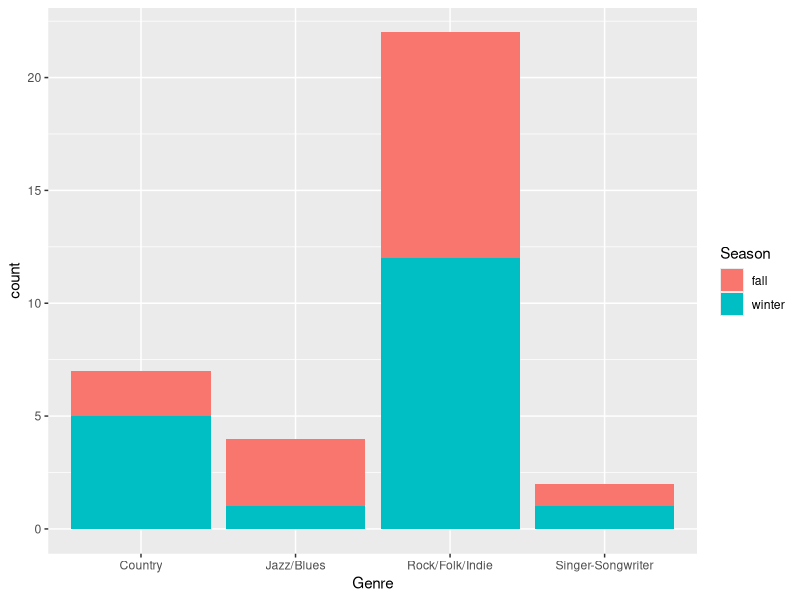
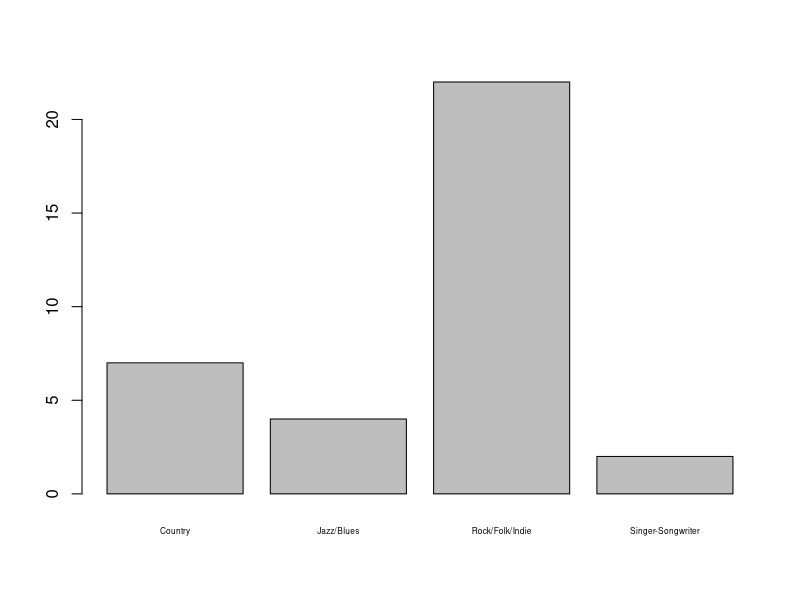
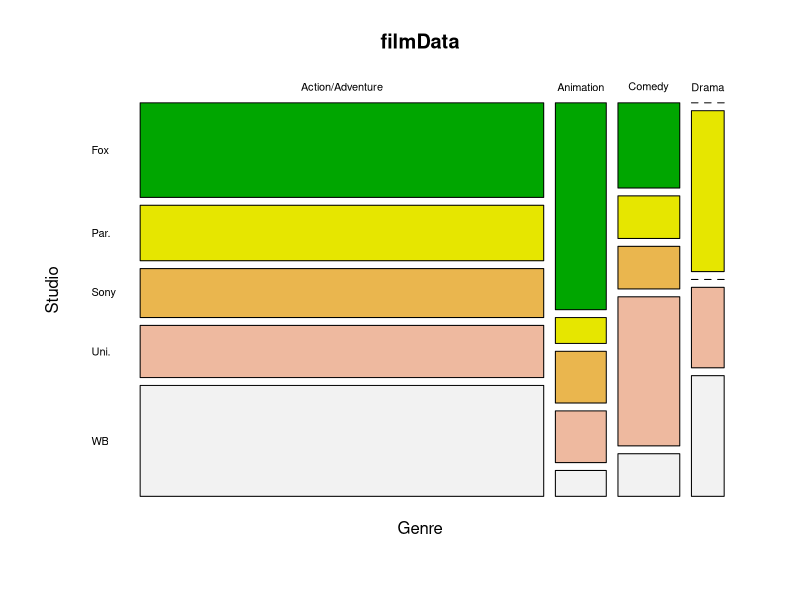
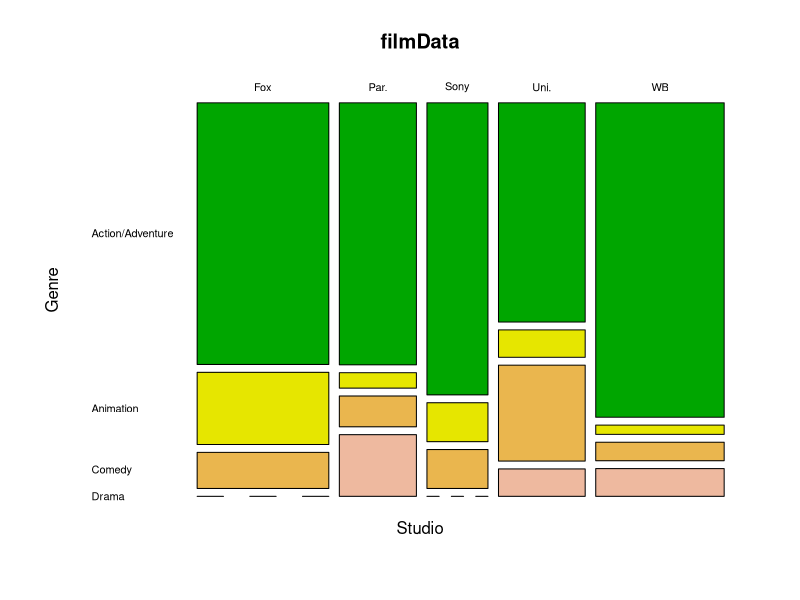
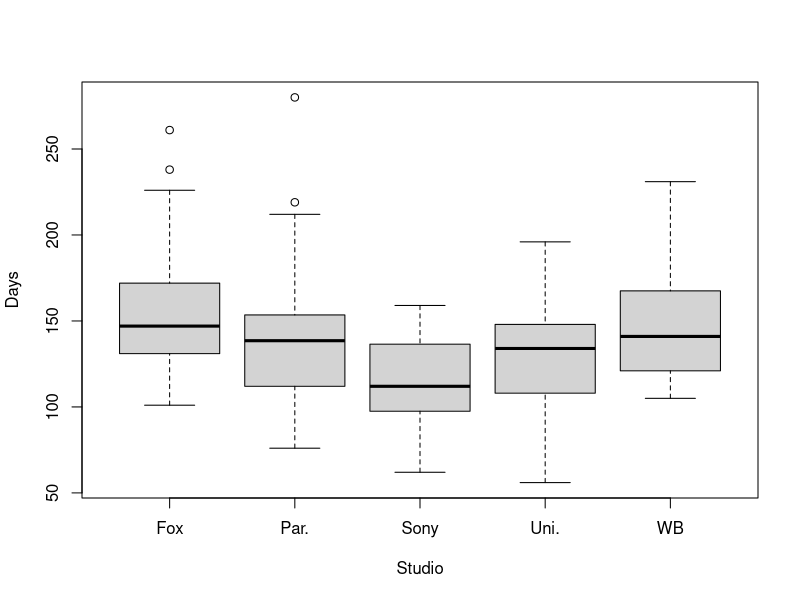
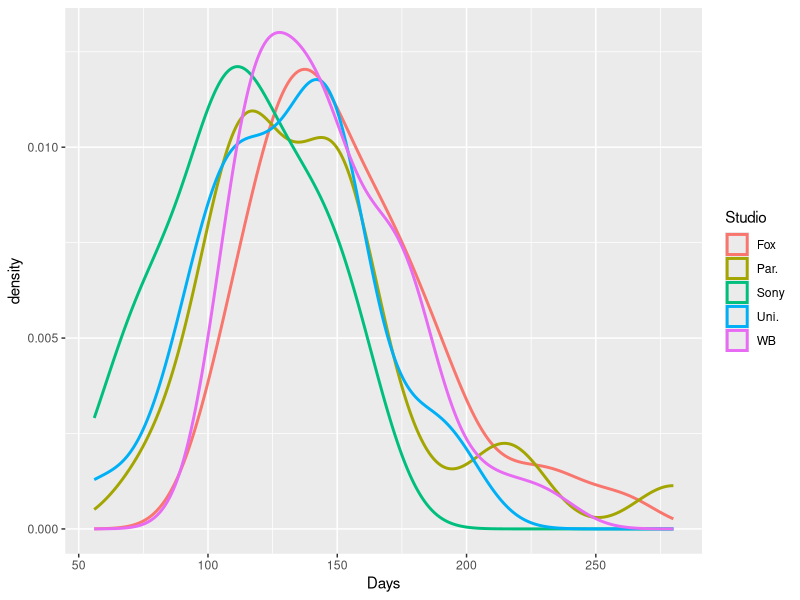
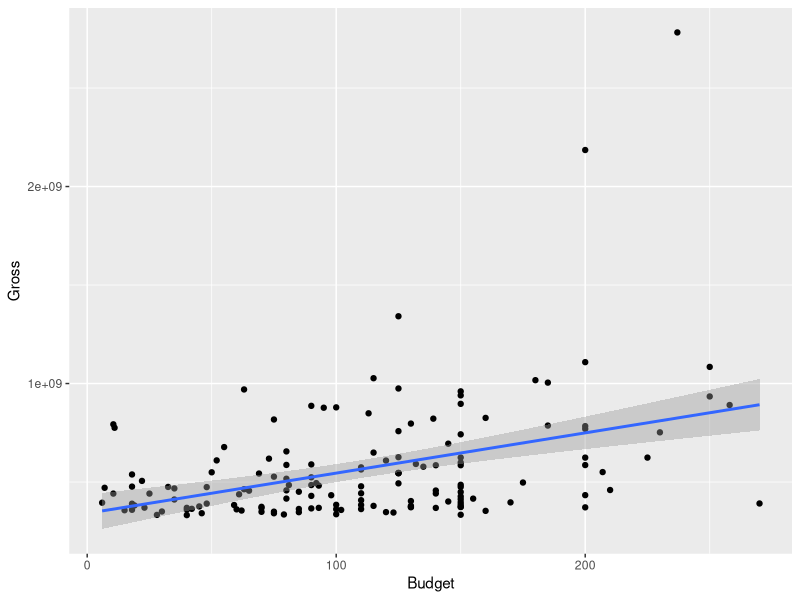
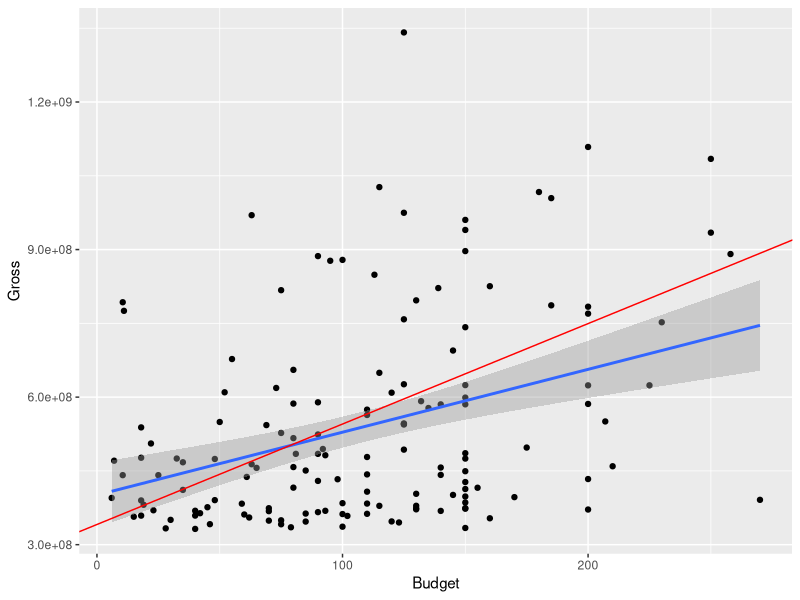

Here is the R script that generated these plots, in order:
## ---- chunk 1
knitr::opts_chunk$set(echo = TRUE)
## ---- chunk 2
library(tidyverse)
austin = read.table("../datos/AustinCityLimits.csv", 
                    header= TRUE, sep=",")

# austin = read_csv("../datos/AustinCityLimits.csv")
## ---- chunk 3
str(austin)
## ---- chunk 4
glimpse(austin)
summary(austin)
## ---- chunk 5
length(unique(austin$Artist))
## ---- chunk 6
austin %>% 
  head(10) %>% 
  filter(Grammy == "Y")
  
## ---- chunk 7
austin %>% 
  filter(Gender == "F", Age > 60) %>% 
  select(Genre) %>% 
  head(1)
## ---- chunk 8
(tablaP = addmargins(prop.table(table(austin$Gender, austin$Genre))))

# Probabilidad de Rock sabiendo que es mujer

tablaP[1, 3] / tablaP[1, 5]

## ---- chunk 9
fTabla = function(df)table(df$Gender, df$Genre)

austin %>% 
  filter(Age > 30) %>%
  fTabla




age30 = austin %>% 
  filter(Age > 30)

fTabla(age30)



(tablaP = addmargins(prop.table(table(age30$Gender, age30$Genre))))

## ---- chunk 10
(tablaP = addmargins(prop.table(table(austin$Gender, austin$Genre), margin = 2)))

## ---- chunk 11
    austin %>% 
      filter(Grammy=="Y", Gender=="M") %>% 
      ggplot() + 
      geom_bar(aes(x = Genre, fill= Season))
    
    
    barplot(table(austin$Genre[austin$Grammy=="Y" & austin$Gender=="M"]), cex.names = 0.5)
## ---- chunk 12
library(tidyverse)
filmData = read_csv("../datos/FilmData.csv")



glimpse(filmData)
summary(filmData)
all(complete.cases(filmData))
which(!complete.cases(filmData))
filmData[98, ]


## ---- chunk 13
table(filmData$Studio)

filmData$Studio = factor(filmData$Studio)
glimpse(filmData)
## ---- chunk 14
filmData$Genre = factor(filmData$Genre)

table(filmData$Genre,filmData$Studio)

mosaicplot(Genre ~ Studio, data = filmData, col=terrain.colors(5), las=1)
mosaicplot(Studio ~ Genre, data = filmData, col=terrain.colors(5), las=1)
## ---- chunk 15
boxplot(Days ~ Studio, data = filmData)
## ---- chunk 16


ggplot(filmData) + 
  geom_density(aes(x = Days, color = Studio), size=1)

## ---- chunk 17
ggplot(filmData) + 
  geom_point(aes(x = Budget, y = Gross)) + 
  geom_smooth(aes(x = Budget, y = Gross), method = "lm")

modelo1 = lm(Gross ~Budget, data = filmData)
b0 = coefficients(modelo1)[1]
b1 = coefficients(modelo1)[2]

## ---- chunk 18
filmData %>% 
  arrange(desc(Gross)) %>% 
  .[-(1:2), ] %>% 
  ggplot() + 
  geom_point(aes(x = Budget, y = Gross)) + 
  geom_smooth(aes(x = Budget, y = Gross), method = "lm") + 
  geom_abline(slope = b1, intercept = b0, color="red")
## ---- chunk 19

cor(filmData$Rotten, filmData$IMDB)
modelo2 = lm(IMDB ~ Rotten, data = filmData)

plot(filmData$Rotten, filmData$IMDB) 
abline(modelo2)
## ---- chunk 20

## ---- chunk 21
airbnb = read_csv("../datos/airbnb.csv")
## ---- chunk 22
airbnb %>% 
  select(neighborhood, room_type) %>% 
  group_by(neighborhood) %>% 
  count(room_type) %>% 
  spread(key = room_type, value = n)

prop.table(table(airbnb$neighborhood, airbnb$room_type))
  
ordenCompartidas = order(prop.table(table(airbnb$neighborhood, airbnb$room_type))[,3], decreasing = T)  
  

prop.table(table(airbnb$neighborhood, airbnb$room_type))[ordenCompartidas, ]
